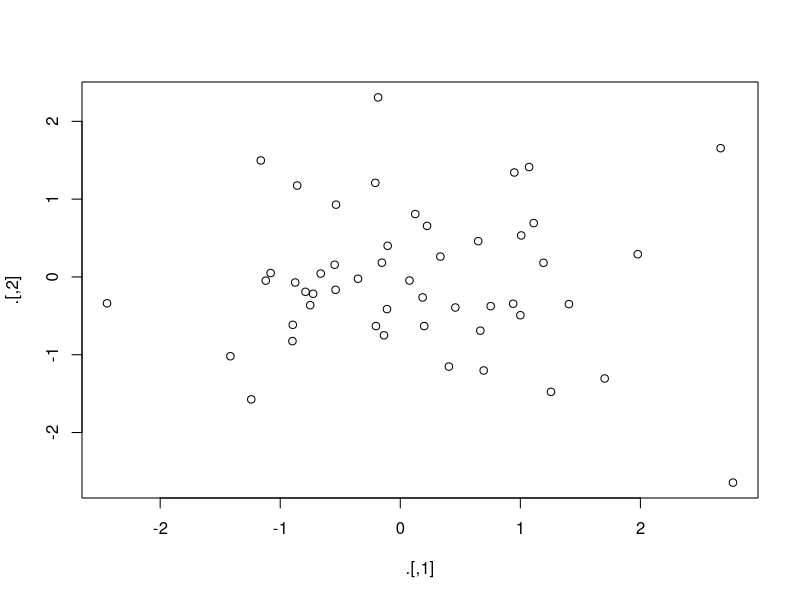
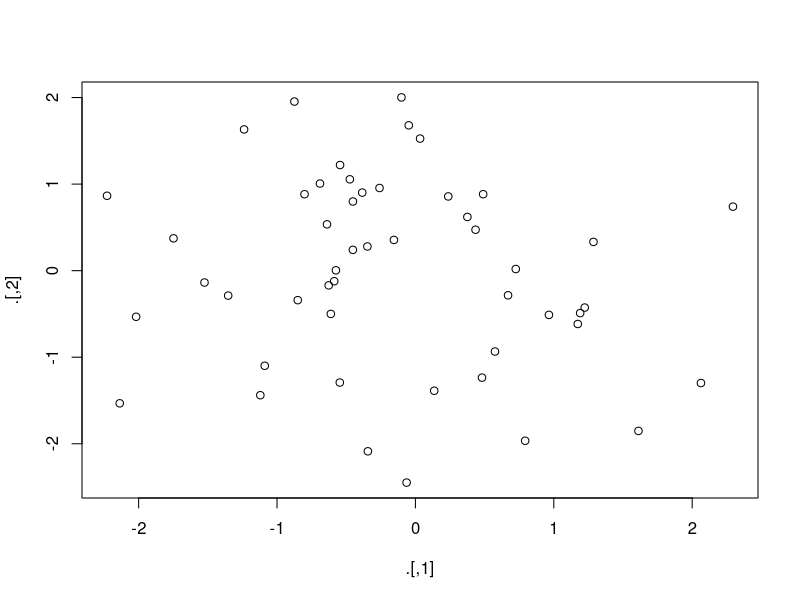

Reproduce these figures in R, in order.
## ---- chunk 1
knitr::opts_chunk$set(echo = TRUE)
## ---- chunk 2

## ---- chunk 3
library(magrittr)
## ---- chunk 4
assign("x", 10) 
x
## ---- chunk 5
"x" %>% assign(100) 
x
## ---- chunk 6
env <- environment()
"x" %>% assign(100, envir = env) 
x
## ---- chunk 7
tryCatch(stop("!"), error = function(e) "An error")
## ---- chunk 8
rnorm(100) %>%
  matrix(ncol = 2) %>%
  plot() %>%
  str()
## ---- chunk 9
rnorm(100) %>%
  matrix(ncol = 2) %T>%
  plot() %>%
  str()

## ---- chunk 10
mtcars %$%
  cor(disp, mpg)
## ---- chunk 11
mtcars <- mtcars %>% 
  transform(cyl = cyl * 2)
## ---- chunk 12
mtcars %<>% transform(cyl = cyl * 2)
